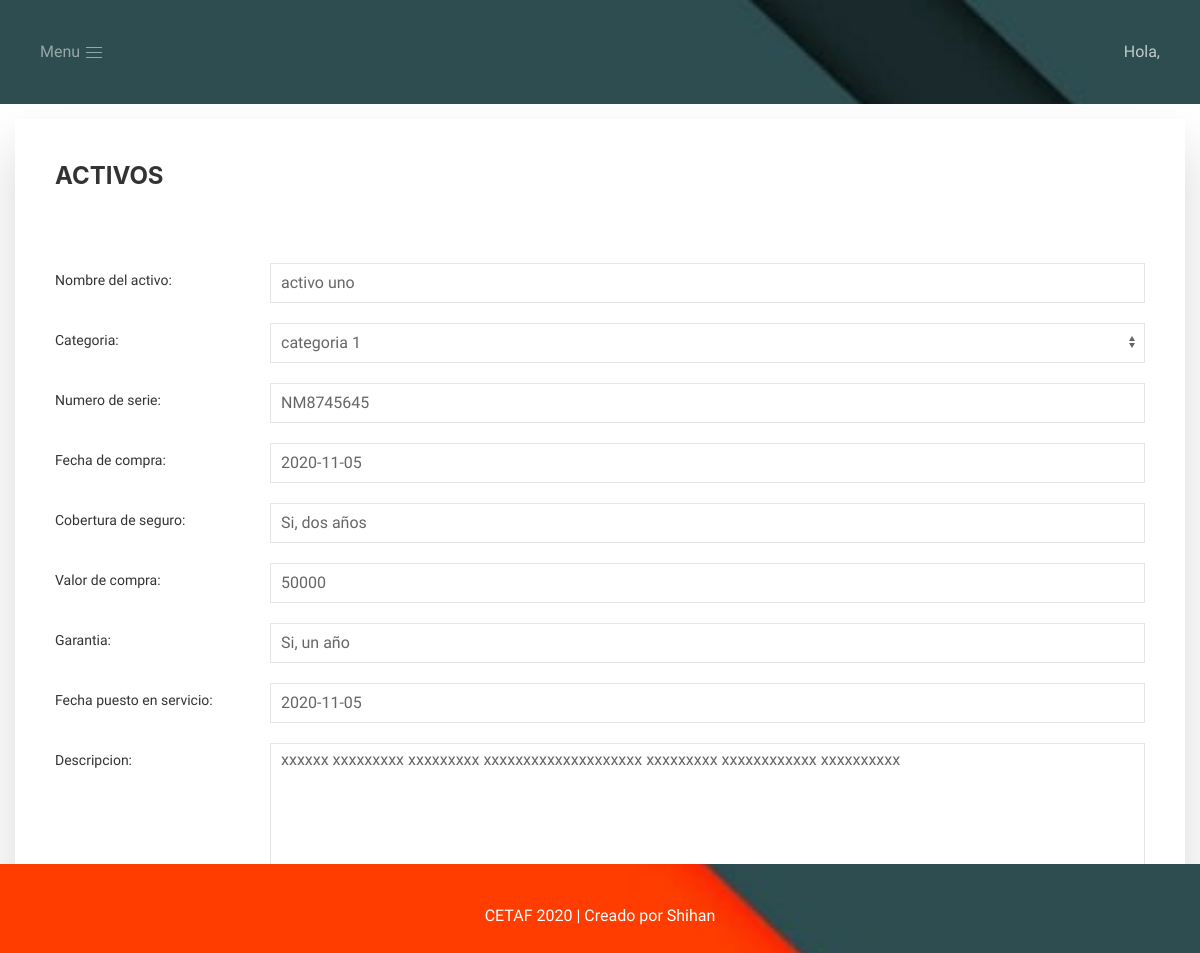
Page /activos/1/actualizar on the earlier database version.
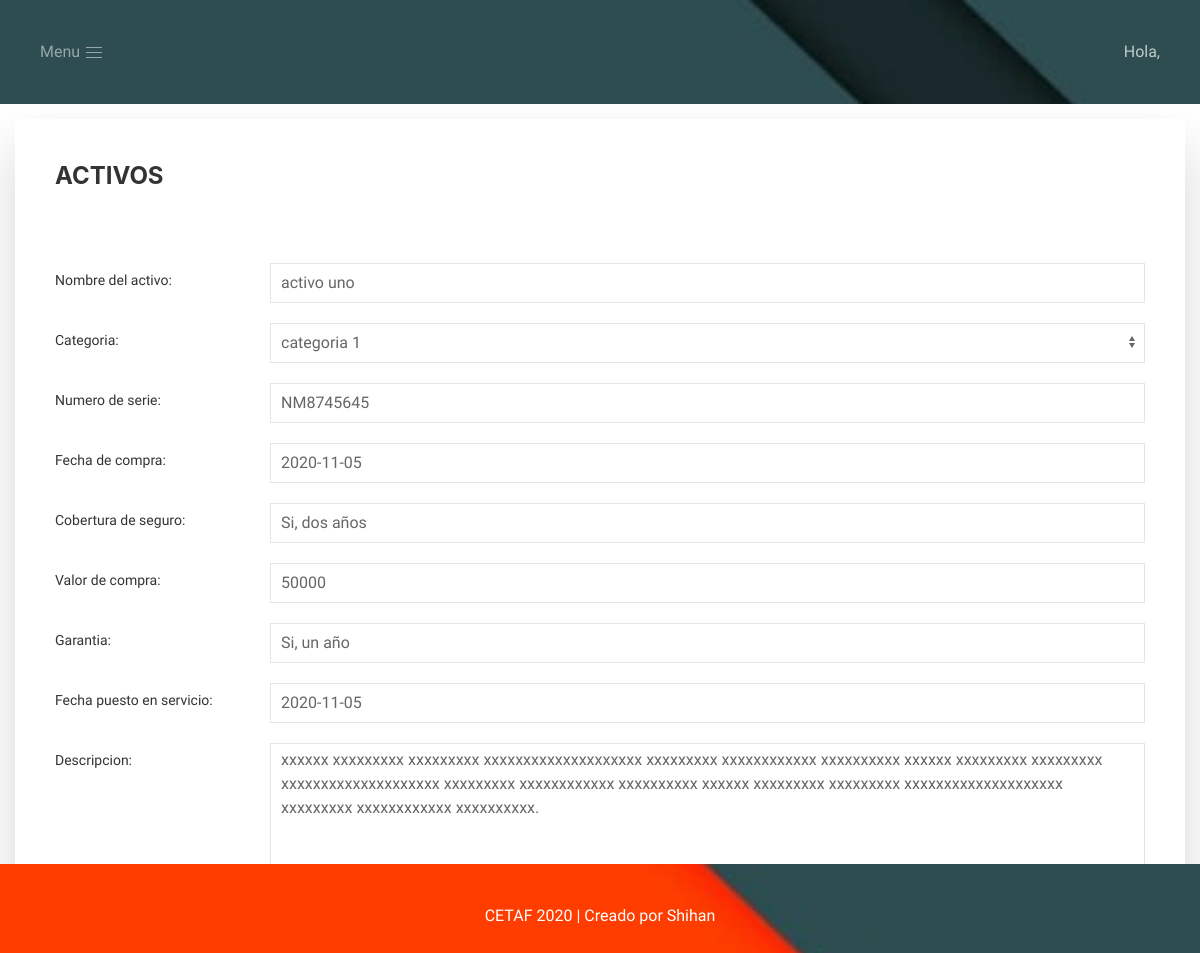
Same page on the later database version.
### cetaf/models.py (models this page shows, shortened)
class Activo(models.Model):
    nombre = models.CharField(max_length=50)
    categoria = models.ForeignKey(Categoria, on_delete=models.CASCADE)
    num_serie = models.CharField(max_length=50)
    fecha_compra = models.DateField()
    cobertura_seguro = models.CharField(max_length=200)
    valor_compra = models.IntegerField(default=0)
    garantia = models.CharField(max_length=200)
    fecha_puesto_servicio = models.DateField()
    descripcion = models.TextField()
    vida_util = models.CharField(max_length=200)
    valor_residual = models.IntegerField(default=0)

### cetaf/views.py (the view)
# urls.py: path('activos/<int:_id>/actualizar', views.actualizar_activo, name='actualizar_activo'),
def actualizar_activo(request, _id):
    try:
        dato_old = get_object_or_404(Activo, id = _id)
    except Exception:
        raise Http404('El registro no existe')
    if request.method == 'POST':
        form = ActivoForm(request.POST, instance=dato_old)
        if form.is_valid():
            form.save()
            return redirect(f'/activos/{_id}/')
    else:
        form = ActivoForm(instance=dato_old)
        contexto = {
            'form': form
        }
        return render(request, 'activos/actualizar_activo.html', contexto)

### cetaf/models.py (called while the page is built)
    def __str__(self):
        return self.nombre

### cetaf/templates/activos/actualizar_activo.html (shortened to what this page needs)
{% extends "activos/index.html" %}
{% block contenido_activo %}
<form class="uk-form-horizontal uk-margin-large" method="post">
    {% for campo in form %}
        <div class="uk-margin">
            <label class="uk-form-label" for="{{campo.auto_id}}">{{campo.label}}</label>
            <div class="uk-form-controls">
                {{campo}}
            </div>
        </div>
    {% endfor %}
</form>
{% endblock contenido_activo %}

Differences in the rows shown:
changed Activo "activo uno": descripcion "xxxxxx xxxxxxxxx xxxxxxxxx xxxxxxxxxxxxxxxxxxxx xxxxxxxxx xxxxxxxxxxxx xxxxxxxxxx" → "…xxxxxxxxxxxxxxxxxxxx xxxxxxxxx xxxxxxxxxxxx xxxxxxxxxx xxxxxx xxxxxxxxx xxxxxxxxx xxxxxxxxxxxxxxxxxxxx xxxxxxxxx xxxxxxxxxxxx xxxxxxxxxx xxxxxx xxxxxxxxx xxxxxxxxx xxxxxxxxxxxxxxxxxxxx xxxxxxxxx xxxxxxxxxxxx xxxxxxxxxx."
